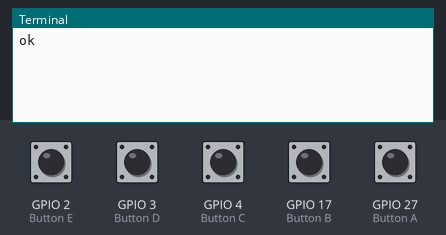
Recording of a program running on a simulated Raspberry Pi (BCM pin numbers). Shown: the last lines printed to the terminal. The inputs (shaded band) are chosen by the test bench; at power-on: GPIO 2 (Button E), GPIO 3 (Button D), GPIO 4 (Button C), GPIO 17 (Button B), GPIO 27 (Button A) HIGH.

Above: at 1.2 s.
1.3 s: GPIO 2 (Button E) pulled LOW for 0.15 s
At 2.0 s:
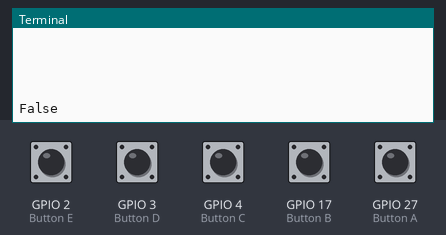
2.9 s: GPIO 3 (Button D) pulled LOW for 0.15 s
4.5 s: GPIO 4 (Button C) pulled LOW for 0.15 s
6.1 s: GPIO 17 (Button B) pulled LOW for 0.15 s
At 6.8 s:
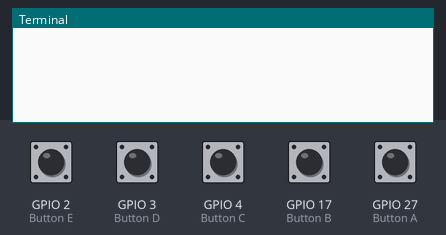

Measured:
- after the input at 1.3 s, the terminal: prints a new line at once (image 1)
- after the input at 6.1 s, the terminal: prints a new line at once (image 2)

The program:

keyboard.py
```python
from gpiozero import Button
from pynput.keyboard import Key, Controller
import json

A = Button(27)
B = Button(17)
C = Button(4)
D = Button(3)
E = Button(2)
Ap=False
Bp=False
Cp=False
Dp=False
Ep=False
Shift=False
Number=False
keyboard = Controller()
jkeys="""{
    "2":"a",
    "4":"b",
    "8":"c",
    "16":"d",
    "32":"e",
    "6":"f",
    "12":"g",
    "24":"h",
    "48":"i",
    "14":"j",
    "28":"k",
    "56":"l",
    "34":"m",
    "20":"n",
    "10":"o",
    "36":"p",
    "40":"q",
    "18":"r",
    "22":"s",
    "38":"t",
    "52":"u",
    "30":"v",
    "60":"w",
    "62":"x",
    "54":"y",
    "46":"z",
    "58":"Shift",
    "42":"Number",
    "50":" ",
    "26":"BS"
}"""
keys=json.loads(jkeys)
print("ok")
def pressed(button):
    global Ap
    global Bp
    global Cp
    global Dp
    global Ep
    if button.pin.number == 27:
        if Ap == False:
            print("A pushed")
            Ap=True
    if button.pin.number == 17:
        if Bp == False:
            print("B pushed")
            Bp=True
    if button.pin.number == 4:
        if Cp == False:
            print("C pushed")
            Cp=True
    if button.pin.number == 3:
        if Dp == False:
            print("D pushed")
            Dp=True
    if button.pin.number == 2:
        if Ep == False:
            print("E pushed")
            Ep=True

A.when_pressed = pressed
B.when_pressed = pressed
C.when_pressed = pressed
D.when_pressed = pressed
E.when_pressed = pressed
while True:
    if A.is_pressed:
        print()
    else:
        if B.is_pressed:
            print()
        else:
            if C.is_pressed:
                print()
            else:
                if D.is_pressed:
                    print()
                else:
                    if E.is_pressed:
                        print()
                    else:
                        bits=0
                        if Ap == True:
                            bits=bits+2
                            Ap=False
                            print("False")
                        if Bp == True:
                            bits=bits+4
                            Bp=False
                            print("False")
                        if Cp == True:
                            bits=bits+8
                            Cp=False
                            print("False")
                        if Dp == True:
                            bits=bits+16
                            Dp=False
                            print("False")
                        if Ep == True:
                            bits=bits+32
                            Ep=False
                            print("False")
                        if bits != 0:
                            if bits == 26:
                                keyboard.press(Key.backspace)
                                keyboard.release(Key.backspace)
                            elif bits == 58:
                                Shift=True
                            elif bits == 42:
                                Number=True
                            else:
                                if Shift:
                                    keyboard.press(Key.shift)
                                    keyboard.press(keys[str(bits)])
                                    keyboard.release(keys[str(bits)])
                                    keyboard.release(Key.shift)
                                    Shift = False
                                elif Number:
                                    if bits == 2:
                                        keyboard.press("1")
                                        keyboard.release("1")
                                    elif bits == 4:
                                        keyboard.press("2")
                                        keyboard.release("2")
                                    elif bits == 8:
                                        keyboard.press("3")
                                        keyboard.release("3")
                                    elif bits == 16:
                                        keyboard.press("4")
                                        keyboard.release("4")
                                    elif bits == 32:
                                        keyboard.press("5")
                                        keyboard.release("5")
                                    elif bits == 6:
                                        keyboard.press("6")
                                        keyboard.release("6")
                                    elif bits == 12:
                                        keyboard.press("7")
                                        keyboard.release("7")
                                    elif bits == 24:
                                        keyboard.press("8")
                                        keyboard.release("8")
                                    elif bits == 48:
                                        keyboard.press("9")
                                        keyboard.release("9")
                                    elif bits == 62:
                                        keyboard.press("0")
                                        keyboard.release("0")
                                    else:
                                        keyboard.press(keys[str(bits)])
                                        keyboard.release(keys[str(bits)])
                                    Number=False
                                else:
                                    keyboard.press(keys[str(bits)])
                                    keyboard.release(keys[str(bits)])
jkeys.close()
```
